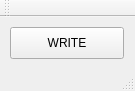
<?xml version="1.0" encoding="UTF-8"?>
<ui version="4.0">
 <class>MainWindow</class>
 <widget class="QMainWindow" name="MainWindow">
  <property name="geometry">
   <rect>
    <x>0</x>
    <y>0</y>
    <width>135</width>
    <height>91</height>
   </rect>
  </property>
  <property name="windowTitle">
   <string>MainWindow</string>
  </property>
  <property name="windowOpacity">
   <double>0.800000000000000</double>
  </property>
  <widget class="QWidget" name="centralWidget">
   <widget class="QPushButton" name="pushButton">
    <property name="geometry">
     <rect>
      <x>10</x>
      <y>10</y>
      <width>114</width>
      <height>32</height>
     </rect>
    </property>
    <property name="text">
     <string>WRITE</string>
    </property>
   </widget>
  </widget>
  <widget class="QMenuBar" name="menuBar">
   <property name="geometry">
    <rect>
     <x>0</x>
     <y>0</y>
     <width>135</width>
     <height>22</height>
    </rect>
   </property>
  </widget>
  <widget class="QToolBar" name="mainToolBar">
   <attribute name="toolBarArea">
    <enum>TopToolBarArea</enum>
   </attribute>
   <attribute name="toolBarBreak">
    <bool>false</bool>
   </attribute>
  </widget>
  <widget class="QStatusBar" name="statusBar"/>
 </widget>
 <layoutdefault spacing="6" margin="11"/>
 <resources/>
 <connections/>
</ui>
